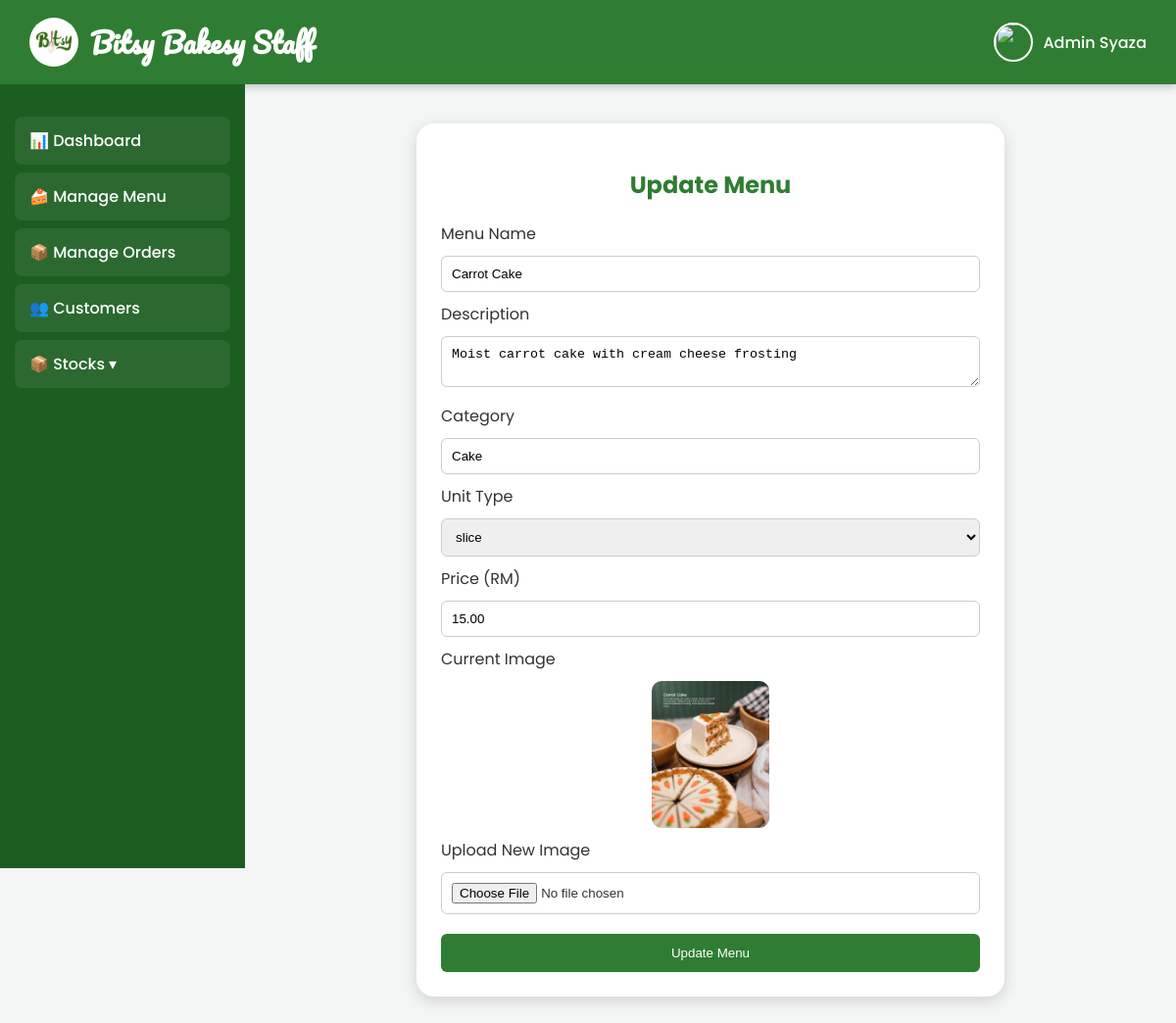
Page /update_menu.php?id=1 (signed in) on the committed database.
### tables this page shows
CREATE TABLE `menu` (
  `menuID` int(11) NOT NULL,
  `menuName` varchar(100) NOT NULL,
  `description` text DEFAULT NULL,
  `category` varchar(50) DEFAULT NULL,
  `menuType` varchar(50) DEFAULT NULL,
  `image` varchar(255) DEFAULT NULL,
  `created_at` timestamp NOT NULL DEFAULT current_timestamp()
);

CREATE TABLE `menu_unit` (
  `unitID` int(11) NOT NULL,
  `menuID` int(11) NOT NULL,
  `unitType` varchar(50) NOT NULL,
  `price` decimal(10,2) NOT NULL,
  `stockQuantity` int(11) DEFAULT 0,
  `minLevel` int(11) DEFAULT 0,
  `created_at` timestamp NOT NULL DEFAULT current_timestamp()
);

### update_menu.php (the view, shortened to what this page needs)
<?php
$conn = mysqli_connect("localhost", "root", "", "bitsy");
$staffName = $_SESSION['staffName'];
$staffRole = $_SESSION['staffRole'];
$menuID = $_GET['id'] ?? null;
$stmt = $conn->prepare("
    SELECT m.*, u.unitType, u.price AS unitPrice
    FROM menu m
    LEFT JOIN menu_unit u ON m.menuID = u.menuID
    WHERE m.menuID = ? LIMIT 1
");
$stmt->bind_param("i", $menuID);
$stmt->execute();
$result = $stmt->get_result();
$menu = $result->fetch_assoc();
$allUnits = ['slice', 'whole', 'piece', 'box', 'set'];
?>
<!DOCTYPE html>
<html lang="en">
<head>
</head>
<body>
<header>
    <div class="logo">
        <img src="bit.png" alt="Bitsy Logo">
        <h1>Bitsy Bakesy Staff</h1>
    </div>
    <div class="user-box" id="userBox">
        <img src="https://cdn-icons-png.flaticon.com/512/3177/3177440.png" class="user-img">
        <span><?= htmlspecialchars($staffName) ?></span>
    </div>
</header>
<div class="container">
<div class="sidebar">
    <a href="staff_dashboard.php">📊 Dashboard</a>
    <a href="manage_menu.php">🍰 Manage Menu</a>
    <?php if($staffRole==='Admin' || $staffRole==='Baker'): ?>
        <a href="manage_orders.php">📦 Manage Orders</a>
    <?php endif; ?>
    <a href="view_customers.php">👥 Customers</a>
    <a href="#" onclick="toggleStockMenu()">📦 Stocks ▾</a>
</div>
<div class="main">
    <div class="card">
        <h2>Update Menu</h2>
        <form method="POST" enctype="multipart/form-data">
            <label>Menu Name</label>
            <input type="text" name="menuName" value="<?= htmlspecialchars($menu['menuName']); ?>" required>
            <label>Description</label>
            <textarea name="description"><?= htmlspecialchars($menu['description']); ?></textarea>
            <label>Category</label>
            <input type="text" name="category" value="<?= htmlspecialchars($menu['category']); ?>" required>
            <label>Unit Type</label>
            <select name="unitType" required>
            <?php
            foreach ($allUnits as $u) {
                $sel = ($u == $menu['unitType']) ? "selected" : "";
                echo "<option value='$u' $sel>$u</option>";
            }
            ?>
            </select>
            <label>Price (RM)</label>
            <input type="number" step="0.01" name="price" value="<?= htmlspecialchars($menu['unitPrice']); ?>" required>
            <?php if ($menu['image']) { ?>
            <label>Current Image</label>
            <img src="images/<?= htmlspecialchars($menu['image']); ?>" class="menu-img">
            <?php } ?>
            <label>Upload New Image</label>
            <input type="file" name="image" accept="image/*">
            <button type="submit">Update Menu</button>
        </form>
    </div>
</div>
</div>
</body>
</html>

### update_menu.php (style rules this page uses)
body { font-family:'Poppins',sans-serif;margin:0;background:#f4f6f5;color:#333; }
* { box-sizing:border-box; }
header { background:#2e7d32;color:white;padding:18px 30px;display:flex;justify-content:space-between;align-items:center;box-shadow:0 3px 8px rgba(0,0,0,0.2); }
.logo { display:flex;align-items:center;gap:12px; }
.logo img { width:50px;height:50px;border-radius:50%; }
.logo h1 { font-family:'Pacifico',cursive;font-size:28px;margin:0;user-select:none; }
.user-box { display:flex;align-items:center;gap:10px;position:relative;cursor:pointer; }
.user-box .user-img { width:40px;height:40px;border-radius:50%;object-fit:cover;border:2px solid white;transition: transform 0.2s ease; }
.user-box span { font-weight:500;color:white;user-select:none; }
.container { display:flex;min-height:100vh; }
.sidebar { width:250px;background:#1b5e20;padding:25px 15px;color:white;position:sticky;top:0;height:100vh; }
.sidebar a { display:block;align-items:center;gap:10px;padding:12px 15px;margin:8px 0;background:rgba(255,255,255,0.07);color:white;text-decoration:none;border-radius:8px;font-weight:500;transition:0.25s ease; }
.main { flex:1;padding:40px; }
.card { background:white;padding:25px;border-radius:18px;box-shadow:0 4px 16px rgba(0,0,0,0.15);max-width:600px;margin:auto; }
.card h2 { text-align:center;color:#2e7d32; }
input, select, textarea { width:100%;padding:10px;margin:10px 0;border-radius:6px;border:1px solid #ccc; }
button { background:#2e7d32;color:white;padding:12px;width:100%;border:none;border-radius:6px;cursor:pointer;margin-top:10px; }
img.menu-img { display:block;margin:10px auto;max-width:120px;border-radius:10px; }

### rows in the picture
menu: menuName "Carrot Cake", description "Moist carrot cake with cream cheese frosting", category "Cake", price "15.00", image (picture)

### other values in the picture
$staffName "Admin Syaza"
form field unitType "slice"
